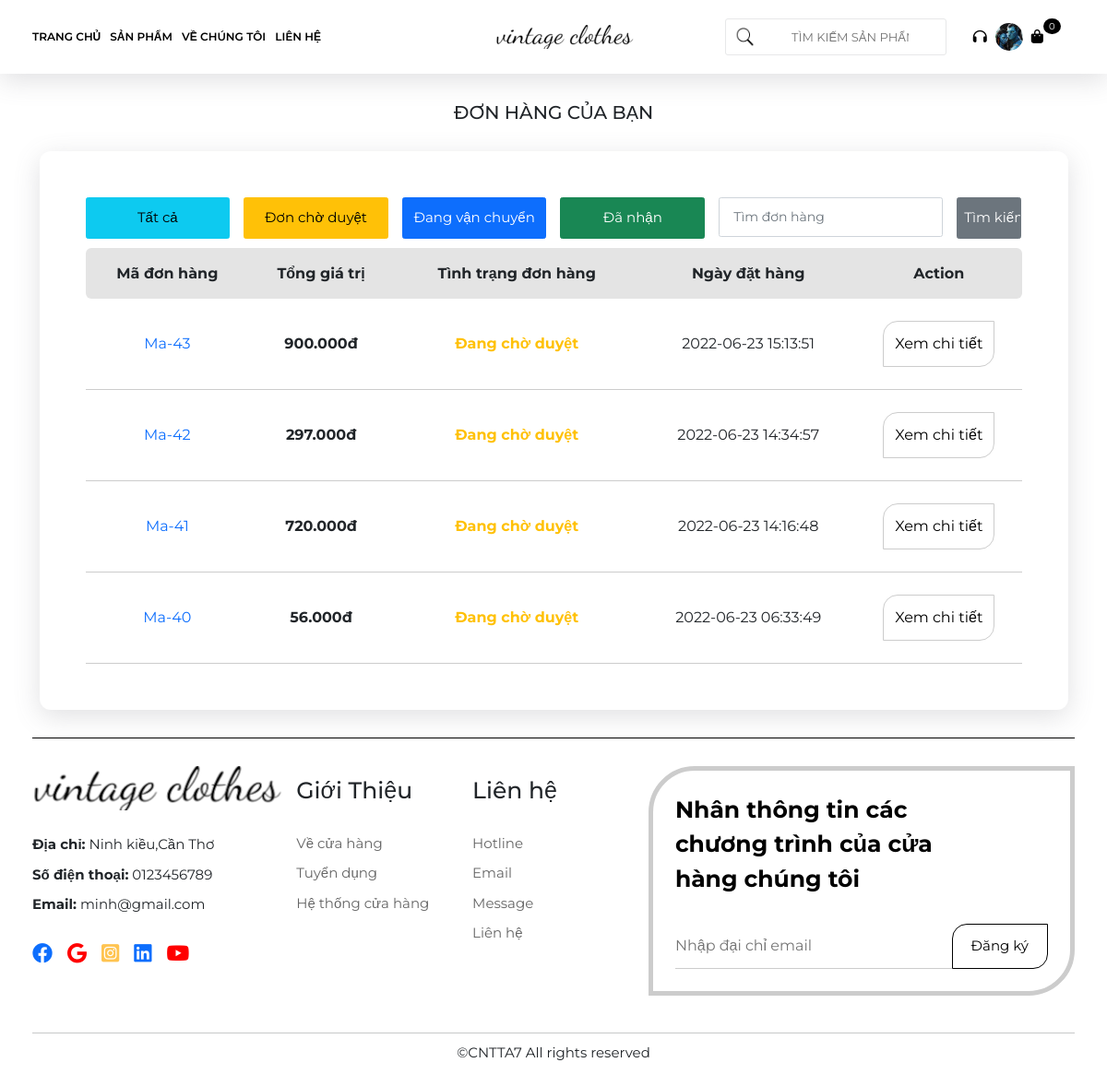
The page /MyBill (signed in) on the database its author committed.
### tables this page shows
CREATE TABLE `bill` (
  `id` int(11) NOT NULL AUTO_INCREMENT,
  `name_user` varchar(255) NOT NULL,
  `tel` varchar(10) NOT NULL,
  `address` text NOT NULL,
  `email` varchar(255) NOT NULL,
  `pttt` varchar(10) NOT NULL,
  `ptgh` varchar(10) NOT NULL,
  `tongdon` int(11) NOT NULL,
  `ngaydat` datetime NOT NULL,
  `bill_status` int(11) NOT NULL DEFAULT 0 COMMENT '0:chờ duyệt,1:đã duyệt,Đang giao hàng,2:Đã nhận',
  `id_user` int(11) NOT NULL,
  PRIMARY KEY (`id`),
  KEY `id_user` (`id_user`),
  CONSTRAINT `bill_ibfk_1` FOREIGN KEY (`id_user`) REFERENCES `users` (`id`)
);

### mvc/views/master2.php (called while the page is built, shortened)
<?php
require_once 'block/header.php';
require_once 'pages/' . $data['page'] . '.php';
require_once 'block/footer.php';

### mvc/core/Controller.php (called while the page is built, shortened)
<?php
class Controller
{
    public function view($view, $data = [])
    {
        require_once './mvc/views/' . $view . '.php';
    }
}

### mvc/controllers/MyBill.php (called while the page is built, shortened)
<?php
class MyBill extends Controller
{
    public $bill;
    function __construct()
    {
        $this->bill = $this->model('BillModel');
    }
    function Index()
    {
        $bills = $this->bill->load_bill_user($_SESSION['user']['id']);
        $this->view('master2', ['page' => "myBill", 'bills' => $bills]);
    }
}

### mvc/core/App.php (called while the page is built, shortened)
<?php
class App
{
    protected $action = "Index";
    function __construct()
    {
        $arr = $this->urlProcess();
        if (isset($arr[0])) {
            if (file_exists("./mvc/controllers/" . $arr[0] . ".php")) {
                unset($arr[0]);
            }
        }
        $this->controller = new $this->controller;
        $this->params = $arr ? array_values($arr) : [];
        call_user_func_array([$this->controller, $this->action], $this->params);
    }
    function urlProcess()
    {
        if (isset($_GET["url"])) {
            return explode("/", filter_var(trim($_GET["url"], "/")));
        }
    }
}

### index.php (called while the page is built, shortened)
<?php
require_once './global.php';
$myapp = new App();

### mvc/core/DB.php (called while the page is built, shortened)
<?php
class DB
{
    public $conn;
    public $servername = "localhost";
    public $username = "root";
    public $password = "";
    public $dbname = "mvc";
    function __construct()
    {
        $dburl = "mysql:host=" . $this->servername . ";dbname=" . $this->dbname . ";charset=utf8";
        $this->conn = new PDO($dburl, $this->username, $this->password);
        $this->conn->setAttribute(PDO::ATTR_ERRMODE, PDO::ERRMODE_EXCEPTION);
    }
    function pdo_query($sql)
    {
        $sql_args = array_slice(func_get_args(), 1);
        try {
            $stmt = $this->conn->prepare($sql);
            $stmt->execute($sql_args);
            $rows = $stmt->fetchAll();
            return $rows;
        } catch (PDOException $e) {
            throw $e;
        } finally {
        }
    }
}

### mvc/models/BillModel.php (called while the page is built, shortened)
<?php
class BillModel extends DB
{
    function load_bill_user($idUser = 0, $status = -1)
    {
        $sql = "SELECT * FROM bill WHERE 1";
        if ($idUser > 0) {
            $sql .= " AND id_user = '$idUser'";
        }
        $sql .= " ORDER BY id DESC";
        $row = $this->pdo_query($sql);
        return $row;
    }
}

### global.php (called while the page is built, shortened)
<?php
function product_price($priceFloat)
{
    $symbol = 'đ';
    $symbol_thousand = '.';
    $decimal_place = 0;
    $price = number_format($priceFloat, $decimal_place, '', $symbol_thousand);
    return $price . $symbol;
}
function billStatus($n)
{
    $result = "";
    switch ($n) {
        case 0:
            $result = "Đang chờ duyệt";
            break;
    }
    return $result;
}

### mvc/views/pages/myBill.php (the view, shortened to what this page needs)
<div class="main">
    <div class="container pt-5">
        <h2 class="title_mybill text-center mb-5">
            ĐƠN HÀNG CỦA BẠN
        </h2>
        <div class="container_mybill">
            <div class="row mb-3">
                <div class="col-lg-2">
                    <a href="<?php echo _WEB_HOST_ROOT . '/MyBill' ?>" class="btn w-100 py-3 fs-4 btn-info">Tất cả</a>
                </div>
                <div class="col-lg-2">
                    <a href="<?php echo _WEB_HOST_ROOT . '/MyBill/filter/0' ?>" class="btn w-100 py-3 fs-4 btn-warning">Đơn chờ duyệt</a>
                </div>
                <div class="col-lg-2">
                    <a href="<?php echo _WEB_HOST_ROOT . '/MyBill/filter/1' ?>" class="btn w-100 py-3 fs-4 btn-primary">Đang vận chuyển</a>
                </div>
                <div class="col-lg-2">
                    <a href="<?php echo _WEB_HOST_ROOT . '/MyBill/filter/2' ?>" class="btn w-100 py-3 fs-4 btn-success">Đã nhận</a>
                </div>
                <div class="col-lg-3">
                    <input type="text" style="margin-top:0 !important" class="mt-0 form-control " placeholder="Tìm đơn hàng" name="keuwork">
                </div>
                <div class="col-lg-1">
                    <input type="submit" class="btn btn-secondary w-100  py-3 fs-4" value="Tìm kiếm" name="filter_bill">
                </div>
            </div>
            <table class=" my_bill text-center">
                <thead>
                    <tr>
                        <th>Mã đơn hàng</th>
                        <th>Tổng giá trị</th>
                        <th>Tình trạng đơn hàng</th>
                        <th>Ngày đặt hàng</th>
                        <th>Action</th>
                    </tr>
                </thead>
                <tbody>
                    <?php
                    if (isset($data['bills'])) {
                        foreach ($data['bills'] as $item) {
                            if ($item['bill_status'] == 0) {
                                $color = 'warning';
                            } else if ($item['bill_status'] == 1) {
                                $color = 'primary';
                            } else {
                                $color = 'success';
                            }
                            echo ' <tr class="px-3">';
                            echo '<td><a href="' . _WEB_HOST_ROOT . '/MyBill/DetailBill/' . $item['id'] . '">Ma-' . $item['id'] . '</a></td>';
                            echo '<td class="my_bill_total">' . product_price($item['tongdon']) . '</td>';
                            echo '<td class="my_bill_status text-' . $color . '">' . billStatus($item['bill_status']) . '</td>';
                            echo '<td >' . $item['ngaydat'] . '</td>';
                            echo '<td><a href="' . _WEB_HOST_ROOT . '/MyBill/DetailBill/' . $item['id'] . '" class="view_bill">Xem chi tiết</a></td>';
                            echo '</tr>';
                        }
                    }
                    ?>
                </tbody>
            </table>
        </div>
    </div>
</div>

### public/css/base.css (style rules this page uses)
*, *::before, *::after { box-sizing: border-box; }
* { margin: 0; padding: 0; }
html, body { height: 100%; }
body { line-height: 1.5; }
input, button, textarea, select { font: inherit; outline: none; }
p, h1, h2, h3, h4, h5, h6 { overflow-wrap: break-word; }
a { display: inline-block; }

### public/css/style.css (style rules this page uses)
* { margin: 0; padding: 0; }
html { font-size: 62.5%; overflow-x: hidden; }
.main { padding-top: 80px; font-family: 'Montserrat', sans-serif; }
.form-control { padding: 10px 15px !important; font-size: 1.4rem !important; margin-top: 20px !important; }
table { border-collapse: collapse; border: 1px solid black; width: 100%; }
table th { border: 1px solid black; padding: 5px; }
table td { border: 1px solid black; padding: 5px; }
a { text-decoration: none; }

### public/css/cart.css (style rules this page uses)
.container_mybill { padding: 50px; box-shadow: rgba(100, 100, 111, 0.2) 0px 7px 29px 0px; border-radius: 12px; }
.my_bill { width: 100%; font-size: 16px; }
.my_bill thead tr th:first-child { border-radius: 6px 0 0 6px; }
.my_bill thead tr th:last-child { border-radius: 0 6px 6px 0; }
.my_bill thead, .my_bill tbody { padding: 12px; }
.my_bill tbody tr { border-bottom: .1px solid #ccc; }
.my_bill tbody td { padding: 24px 0; }
.my_bill, .my_bill thead th, .my_bill tbody td { border: none; }
.my_bill thead { background-color: #e4e4e4; height: 45px; }
.my_bill thead tr th { line-height: 45px; }
.view_bill { padding: 12px; border-radius: 16px 0 16px 0; background-color: #fff; color: #000; border: .1px solid #ccc; }

### public/css/user.css (style rules this page uses)
.my_bill_total, .my_bill_status { font-weight: bold; }

### rows shown on the page
bill: id "43", tongdon "900.000đ", bill_status "Đang chờ duyệt", ngaydat "2022-06-23 15:13:51"
bill: id "42", tongdon "297.000đ", bill_status "Đang chờ duyệt", ngaydat "2022-06-23 14:34:57"
bill: id "41", tongdon "720.000đ", bill_status "Đang chờ duyệt", ngaydat "2022-06-23 14:16:48"
bill: id "40", tongdon "56.000đ", bill_status "Đang chờ duyệt", ngaydat "2022-06-23 06:33:49"

### other values the page prints
$number "0"
